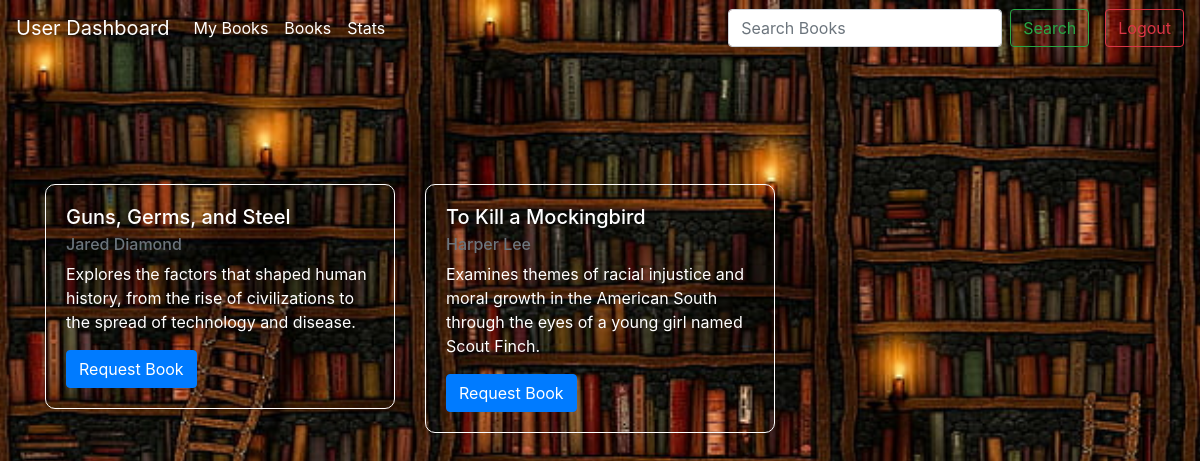
The app's page /search_books with its own data.
### app.py (models this page shows)
class Book(db.Model):
    id = db.Column(db.Integer, primary_key=True)
    title = db.Column(db.String(100), nullable=False)
    author = db.Column(db.String(100), nullable=False)
    description = db.Column(db.Text, nullable=True)
    section_id = db.Column(db.Integer, db.ForeignKey('section.id'), nullable=False)
    section = db.relationship('Section', backref=db.backref('books', lazy=True))

### app.py (the view)
@app.route('/search_books', methods=['GET', 'POST'])
def search_books():
    if request.method == 'POST':
        query = request.form['query']
    else:
        query = request.args.get('query', '')
    if query:
        search_results = Book.query.filter((Book.title.ilike(f'%{query}%')) | (Book.author.ilike(f'%{query}%'))).all()
    else:
        search_results = Book.query.all()
    return render_template('userDashboard.html', all_books=search_results, query=query)

### templates/userDashboard.html (shortened to what this page needs)
<!DOCTYPE html>
<html lang="en">
<head>
    <link rel="stylesheet" href="https://maxcdn.bootstrapcdn.com/bootstrap/4.5.2/css/bootstrap.min.css">
</head>
<body>
    <nav class="navbar navbar-expand-lg navbar-dark ">
        <a class="navbar-brand" href="{{url_for('user_dashboard')}}">User Dashboard</a>
        <div class="collapse navbar-collapse" id="navbarSupportedContent">
            <ul class="navbar-nav mr-auto">
                <li class="nav-item active">
                    <a class="nav-link" href="{{ url_for('my_books') }}">My Books</a>
                </li>
                <li class="nav-item active">
                    <a class="nav-link" href="{{url_for('user_dashboard')}}">Books</a>
                </li>
                <li class="nav-item active">
                    <a class="nav-link" href="{{url_for('user_statisticspg')}}">Stats</a>
                </li>
            </ul>
            <form class="form-inline my-2 my-lg-0" action="{{ url_for('search_books') }}" method="GET">
                <input class="form-control mr-sm-2" type="search" placeholder="Search Books" aria-label="Search" name="query">
                <button class="btn btn-outline-success my-2 my-sm-0" type="submit">Search</button>
            </form>
            <form action="{{ url_for('logout') }}" method="post" class="form-inline my-2 my-lg-0 ml-3">
                <button class="btn btn-outline-danger my-2 my-sm-0" type="submit">Logout</button>
            </form>
        </div>
    </nav>
    <div class="container mt-5">
        <div class="row">
            {% if all_books %}
                {% for book in all_books %}
                <div class="col-md-4">
                    <div class="card mb-3"style="background-color: rgba(127, 76, 43, 0); border: 1px solid white;border-radius: 10px;margin-top: 80px;">
                        <div class="card-body" style="color: white;">
                            <h5 class="card-title">{{ book.title }}</h5>
                            <h6 class="card-subtitle mb-2 text-muted">{{ book.author }}</h6>
                            <p class="card-text">{{ book.description }}</p>
                            <a href="{{ url_for('request_bookpg', book_id=book.id) }}" class="btn btn-primary">Request Book</a>
                        </div>
                    </div>
                </div>
                {% endfor %}
            {% else %}
                <div class="col-md-12">
                    <p>No books available.</p>
                </div>
            {% endif %}
        </div>
    </div>
</body>
</html>

### templates/userDashboard.html (style rules this page uses)
body { background-image: url('static/BackImg.jpg'); background-size: cover; background-position: center; background-repeat: no-repeat; height: 100vh; }

### records on screen
Book: title "Guns, Germs, and Steel", author "Jared Diamond", description "Explores the factors that shaped human history, from the rise of civilizations to the spread of technology and disease."
Book: title "To Kill a Mockingbird", author "Harper Lee", description "Examines themes of racial injustice and moral growth in the American South through the eyes of a young girl named Scout Finch."
